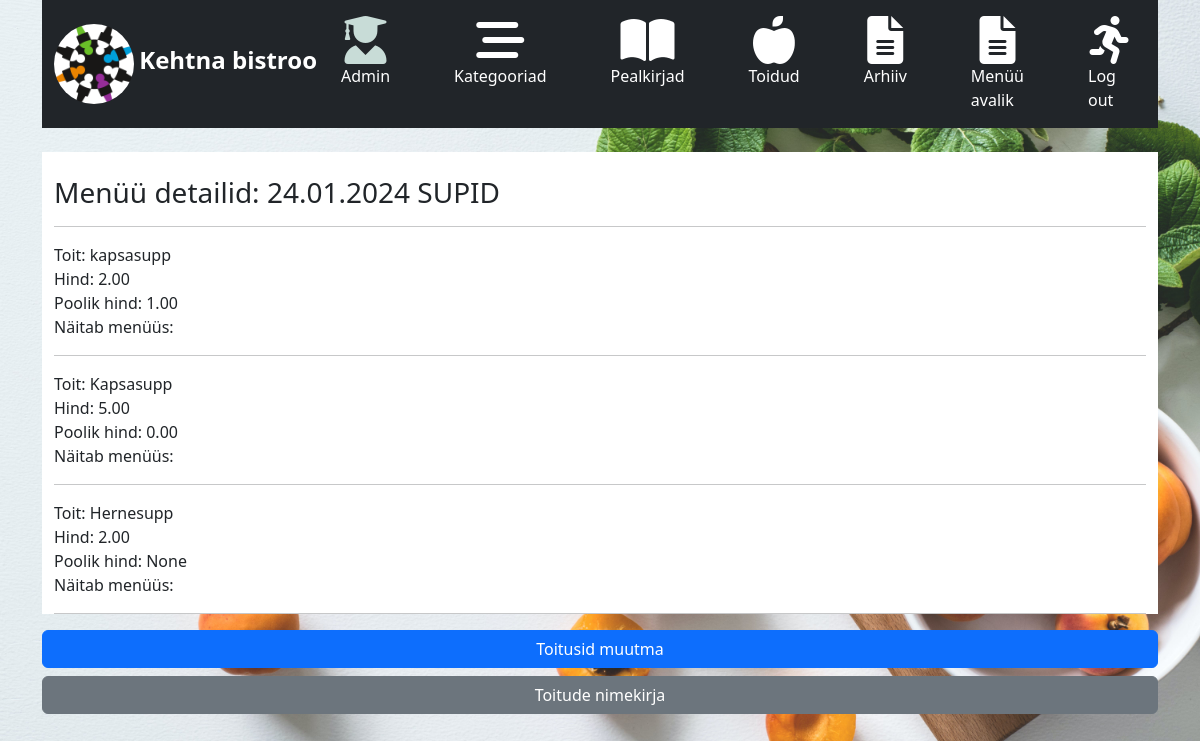
The app's page /app_admin/foodmenu_detail/21/ with its own data.
### app_admin/models.py (models this page shows, shortened)
class FoodMenu(models.Model):
    date = models.ForeignKey(MenuHeadlines, on_delete=models.CASCADE)
    category = models.ForeignKey(Category, on_delete=models.CASCADE)
    class Meta:
        ordering = ['-date', 'category_id']
    def __str__(self):
        return f'{self.date} {self.category}'

class MenuHeadlines(models.Model):
    date = models.DateField()
    teema = models.CharField(max_length=255, null=True, blank=True)
    soovitab = models.CharField(max_length=255, null=True, blank=True)
    valmistas = models.CharField(max_length=255, null=True, blank=True)
    def __str__(self):
        return f'{self.date.strftime("%d.%m.%Y")}'
    class Meta:
        ordering = ['-date']   # - märk annab sorteerimise nii et tuleviku kuupäevad on ennem ja vanemad allpool
        verbose_name_plural = 'menuheadlines'

class Category(models.Model):
    number = models.IntegerField()
    name = models.CharField(max_length=255)
    def __str__(self):
        return self.name
    class Meta:
        ordering = ['number']
        verbose_name_plural = 'categories'

class FoodItem(models.Model):
    menu = models.ForeignKey(FoodMenu, on_delete=models.CASCADE, related_name='food_fooditem')
    food = models.CharField(max_length=50)
    full_price = models.DecimalField(max_digits=4, decimal_places=2, null=False, blank=False)
    half_price = models.DecimalField(max_digits=4, decimal_places=2, null=True, blank=True)
    show_in_menu = models.BooleanField(default=True)
    added = models.DateTimeField(auto_now_add=True)
    edited = models.DateTimeField(auto_now=True)
    class Meta:
        ordering = ['menu']

### app_admin/views.py (the view)
# urls.py: path('foodmenu_detail/<int:pk>/', views.FoodMenuDetailView.as_view(), name='foodmenu_detail'),
class FoodMenuDetailView(DetailView):
    model = FoodMenu
    template_name = 'app_admin/foodmenu_detail.html'

### app_admin/templates/app_admin/foodmenu_detail.html (shortened to what this page needs)
{% extends 'base_admin.html' %}
{% block main %}
<br>
    <div class="container" style="background-color: white;">
        <br>
        <h3>Menüü detailid: {{ foodmenu }}</h3>
        <hr>
        {% for food in foodmenu.food_fooditem.all %}
            <div>Toit: {{ food.food }}</div>
            <div>Hind: {{ food.full_price }}</div>
            <div>Poolik hind: {{ food.half_price }}</div>
            <div>Näitab menüüs: {{ food.chow_in_menu }}</div>
            <hr>
        {% endfor %}
    </div>
        <p>
            <a href="{% url 'app_admin:foodmenu_update' pk=foodmenu.id %}" role="button"
               class="btn btn-primary w-100 mb-2">Toitusid muutma</a>
            <a href="{% url 'app_admin:foodmenu_list' %}" role="button" class="btn btn-secondary w-100">Toitude nimekirja</a>
        </p>
{% endblock main %}

### records on screen
FoodMenu: date+category "24.01.2024 SUPID"
FoodItem: food "kapsasupp", full_price "2.00", half_price "1.00"
FoodItem: food "Kapsasupp", full_price "5.00", half_price "0.00"
FoodItem: food "Hernesupp", full_price "2.00", half_price "None"
